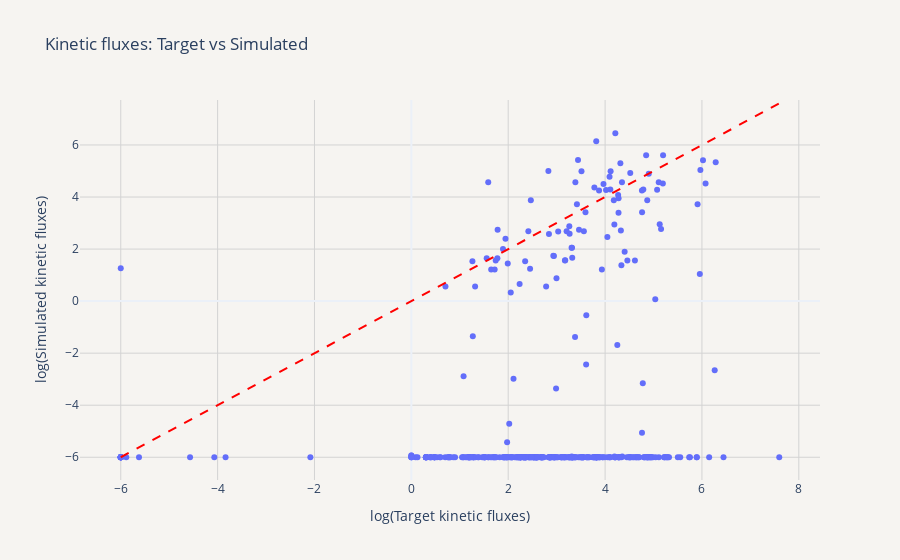

Notebook cell for this chart:
### Code cell
target_kinetic_fluxes = pd.DataFrame(fba_original["target_kinetic_fluxes"], columns=metabolism_original.kinetic_constraint_reactions)
simulated_fluxes = pd.DataFrame(fba_original["estimated_fluxes"], columns=metabolism_original.reaction_names)
simulated_kinetic_fluxes = simulated_fluxes[metabolism_original.kinetic_constraint_reactions]

target_kinetic_fluxes = np.log10(target_kinetic_fluxes + 1e-6)
simulated_kinetic_fluxes = np.log10(simulated_kinetic_fluxes + 1e-6)

# plot scatter plot
fig = px.scatter(x=target_kinetic_fluxes.mean(axis=0), y=simulated_kinetic_fluxes.mean(axis=0),
                 labels={'x': 'log(Target kinetic fluxes)', 'y': 'log(Simulated kinetic fluxes)'},
                 title='Kinetic fluxes: Target vs Simulated')
fig.add_shape(type='line', x0=-6, y0=-6, x1=target_kinetic_fluxes.max().max(), y1=target_kinetic_fluxes.max().max(),
              line=dict(color='Red', dash='dash'))
fig.update_layout(showlegend=False,
                  template='plotly_white',
                  paper_bgcolor='#f6f4f1', plot_bgcolor='#f6f4f1',
                  xaxis=dict(gridcolor='lightgray'),
                  yaxis=dict(gridcolor='lightgray')
                  )
fig.show()
fig.write_image('/Users/HeenaSaqib/dev/vEcoli/notebooks/Heena notebooks/Metabolism_New Genes/out/flow_partition/WC_kinetic_wo_diversity.png', width = 800, height = 600, scale=3)

### Figure 1 — Plotly figure (JSON) as saved in the notebook; plotly's stock layout.template omitted (floating-point values rounded to 4 significant figures; data arrays with more than 128 entries replaced by an {"elided": "..."} marker saying what was removed)
{"data": [{"hovertemplate": "log(Target kinetic fluxes)=%{x}<br>log(Simulated kinetic fluxes)=%{y}<extra></extra>", "legendgroup": "", "marker": {"color": "#636efa", "symbol": "circle"}, "mode": "markers", "name": "", "orientation": "v", "showlegend": false, "x": {"elided": "417 float values"}, "xaxis": "x", "y": {"elided": "417 float values"}, "yaxis": "y", "type": "scatter"}], "layout": {"xaxis": {"anchor": "y", "domain": [0.0, 1.0], "title": {"text": "log(Target kinetic fluxes)"}, "gridcolor": "lightgray"}, "yaxis": {"anchor": "x", "domain": [0.0, 1.0], "title": {"text": "log(Simulated kinetic fluxes)"}, "gridcolor": "lightgray"}, "legend": {"tracegroupgap": 0}, "title": {"text": "Kinetic fluxes: Target vs Simulated"}, "shapes": [{"line": {"color": "Red", "dash": "dash"}, "type": "line", "x0": -6, "x1": 7.69, "y0": -6, "y1": 7.69}], "showlegend": false, "paper_bgcolor": "#f6f4f1", "plot_bgcolor": "#f6f4f1"}}
